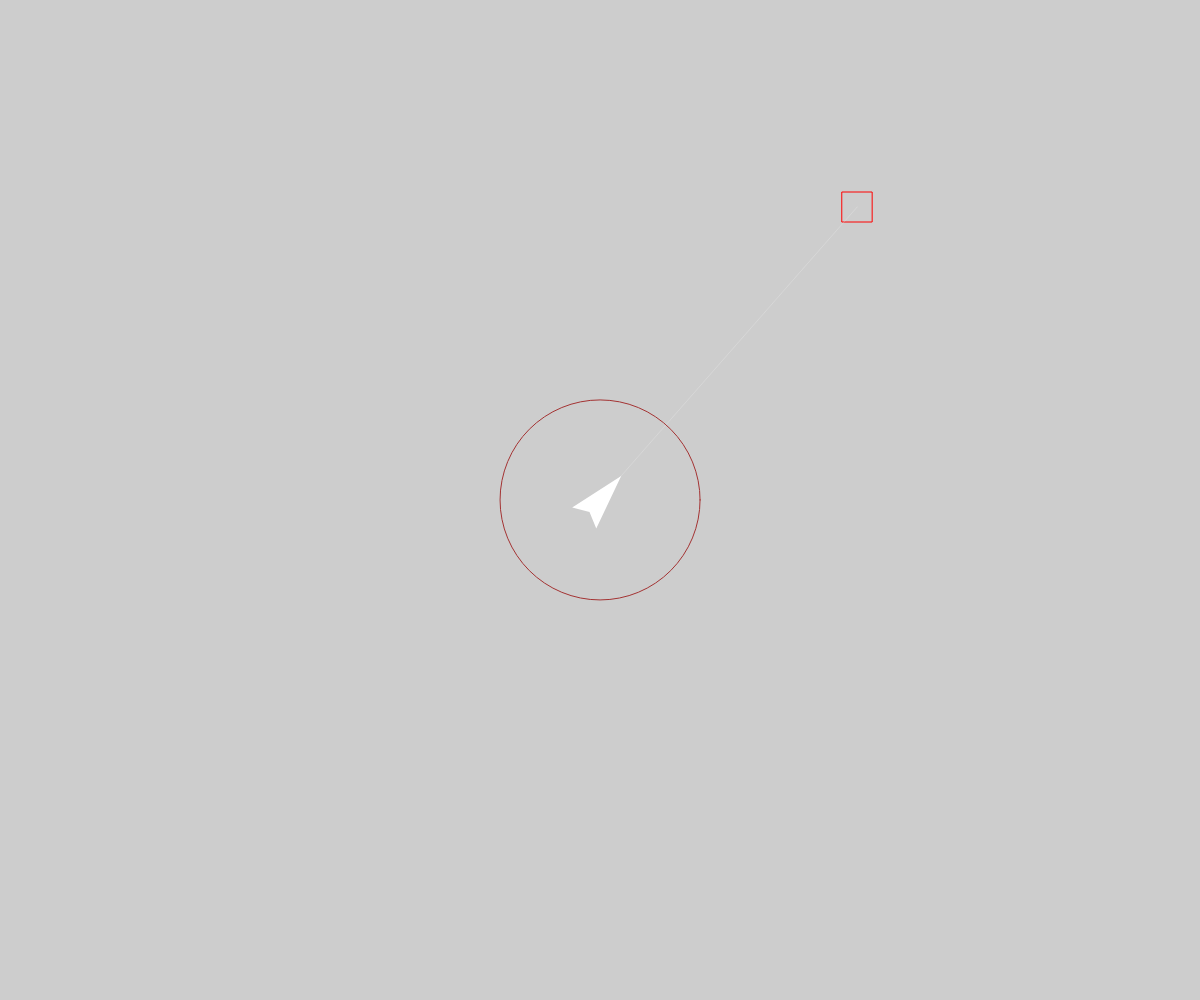
Frame 1 (no input)
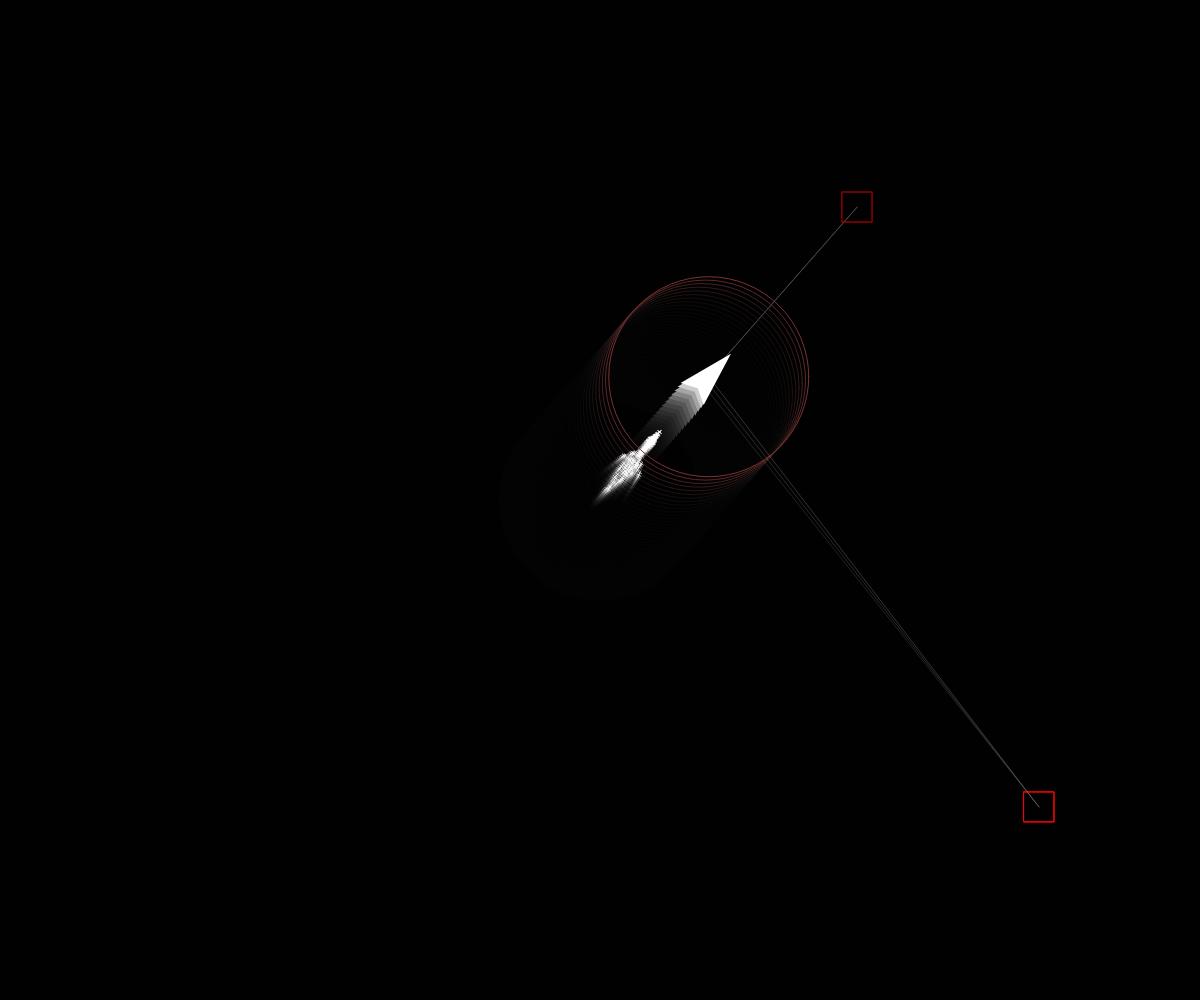
Frame 60 (no input)
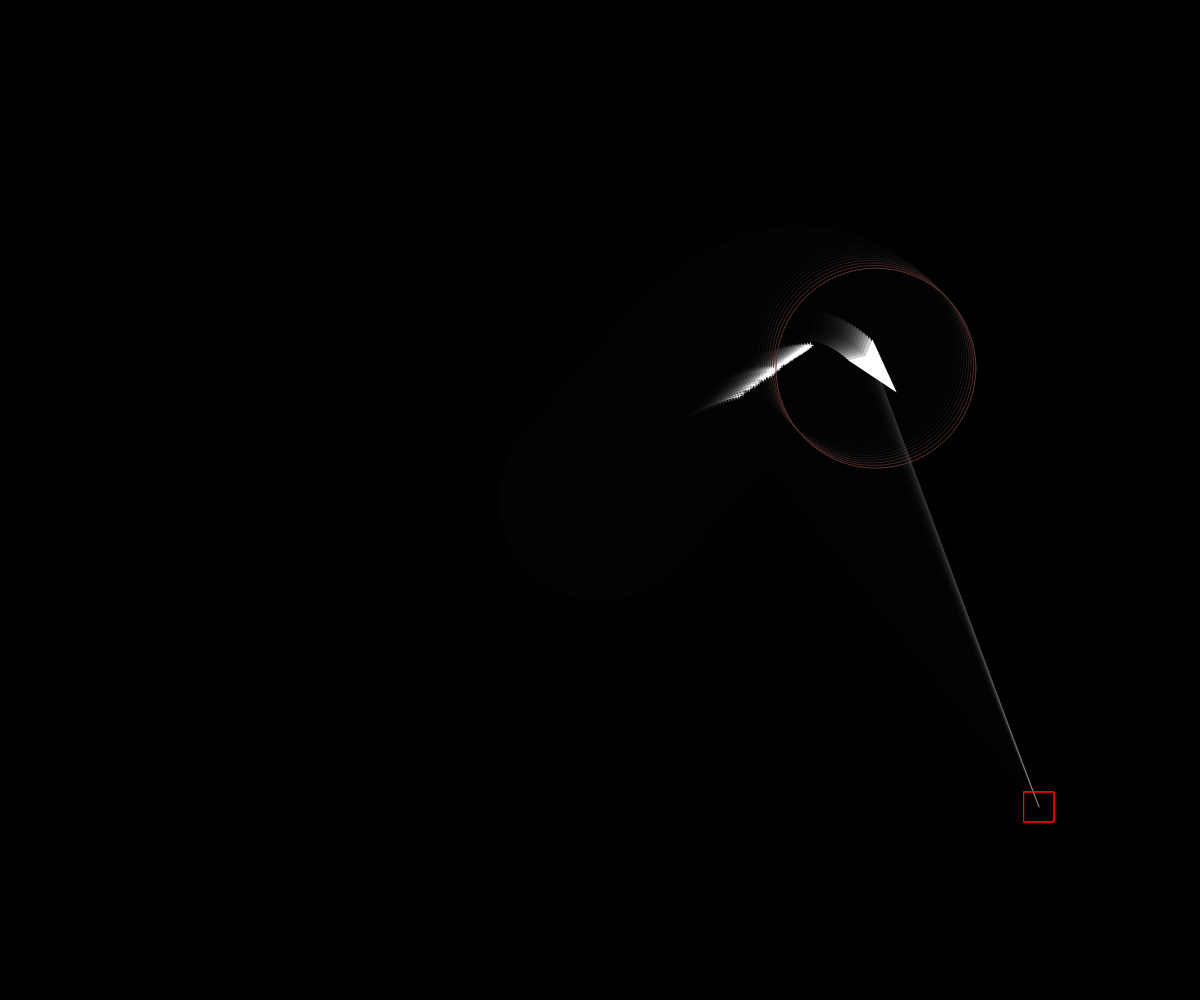
Frame 120 (the mouse pressed at the canvas centre since frame 60)

The p5.js sketch that drew these frames (run headless with seeded random() and noise() and a simulated clock; from frame 60 on, the mouse is pressed at the canvas centre):

// p5.js sketch
// ── sketch.js
// ASTEROIDS & BOIDS by fl4me.boi

// Mover object
let asteroid;
let boid;
let numBoids = 30;
let flock;
let numBoidsSlider, boundarySlider, sepSlider, aliSlider, cohSlider;
let dampingSlider, topspeedSlider, maxforceSlider;
let debugCheckbox;
let target; 
let interval;
let showUI = false;

function setup() {
  createCanvas(windowWidth, windowHeight);
  asteroid = new Asteroid();

  // Initialize the random target point
  target = createVector(random(width), random(height));

  // Set an interval to update the target point every 3 to 5 seconds
  interval = setInterval(() => {
    target = createVector(random(width), random(height));
  }, random(1000, 2500)); // Random interval between 3 and 5 seconds

  // Boid sliders
  numBoidsSlider = createSlider(0, 500, 200);
  numBoidsSlider.position(10, 10);
  numBoidsSlider.hide(); 
  boundarySlider = createSlider(50, 500, 200);
  boundarySlider.position(10, 40);
  boundarySlider.hide(); 
  sepSlider = createSlider(0, 5, 3, 0.1);
  sepSlider.position(10, 70);
  sepSlider.hide(); 
  aliSlider = createSlider(0, 5, 1.0, 0.1);
  aliSlider.position(10, 100);
  aliSlider.hide(); 
  cohSlider = createSlider(0, 5, 1.0, 0.1);
  cohSlider.position(10, 130);
  cohSlider.hide(); 

  // Asteroid sliders
  dampingSlider = createSlider(0.9, 1, 0.995, 0.001);
  dampingSlider.position(width - 150, 10);
  dampingSlider.hide(); 
  topspeedSlider = createSlider(1, 10, 6);
  topspeedSlider.position(width - 150, 40);
  topspeedSlider.hide();
  maxforceSlider = createSlider(0.01, 1, 0.1, 0.01);
  maxforceSlider.position(width - 150, 70);
  maxforceSlider.hide(); 

  // Debug checkbox
  debugCheckbox = createCheckbox('Debug Visualization', false);
  debugCheckbox.position(10, 160);
  debugCheckbox.style('color', 'white'); // Set the text color to white
  debugCheckbox.hide();

  flock = new Flock();
  // Add an initial set of boids into the system
  for (let i = 0; i < numBoids; i++) {
    let boid = new Boid(width / 2, height / 2);
    flock.addBoid(boid);
  }
}

function draw() {
  background(0, 50);

  let numBoids = numBoidsSlider.value();
  let boundary = boundarySlider.value();
  let sepWeight = sepSlider.value();
  let aliWeight = aliSlider.value();
  let cohWeight = cohSlider.value();

  if (numBoids < flock.boids.length) {
    flock.boids.splice(numBoids, flock.boids.length - numBoids);
  } else if (numBoids > flock.boids.length) {
    for (let i = flock.boids.length; i < numBoids; i++) {
      let boid = new Boid(width / 2, height / 2);
      flock.addBoid(boid);
    }
  }

  flock.run(asteroid, boundary, sepWeight, aliWeight, cohWeight);

  // Update asteroid parameters
  asteroid.damping = dampingSlider.value();
  asteroid.topspeed = topspeedSlider.value();
  asteroid.maxforce = maxforceSlider.value();

  asteroid.arrive(target);

  // Update position
  asteroid.update();
  // Wrap edges
  asteroid.wrapEdges();
  // Draw asteroid
  asteroid.show();

  // Draw debug circle if checkbox is NOT checked
  if (!debugCheckbox.checked()) {
    // Debug circle for asteroid
    push();
    noFill();
    let boundaryColor = map(sin(frameCount * 0.1), -1, 1, 50, 255);
    stroke(boundaryColor, 50, 50);
    ellipse(asteroid.position.x, asteroid.position.y, boundary);
    pop();

    // Bounding box for target visualization
    push();
    noFill();
    stroke(255, 0, 0);
    strokeWeight(1);
    rectMode(CENTER);
    rect(target.x, target.y, 30, 30);
    pop();

    // Debug line connecting the asteroid to the target
    push();
    stroke(255);
    strokeWeight(0.2);
    line(asteroid.position.x, asteroid.position.y, target.x, target.y);
    pop();
  }

  // // Bounding box for target visualization
  // push();
  // noFill();
  // stroke(255, 0, 0);
  // strokeWeight(1);
  // rectMode(CENTER);
  // rect(target.x, target.y, 30, 30);
  // pop();

  // // Draw a debug line connecting the asteroid to the target
  // push();
  // stroke(255);
  // strokeWeight(0.2);
  // line(asteroid.position.x, asteroid.position.y, target.x, target.y);
  // pop();

  // Labels for sliders
  if (showUI) {
    fill(255);
    text("Number of Boids", numBoidsSlider.x * 2 + numBoidsSlider.width, 25);
    text("Boundary", boundarySlider.x * 2 + boundarySlider.width, 55);
    text("Separation", sepSlider.x * 2 + sepSlider.width, 85);
    text("Alignment", aliSlider.x * 2 + aliSlider.width, 115);
    text("Cohesion", cohSlider.x * 2 + cohSlider.width, 145);

    text("Damping", dampingSlider.x - 80, 25);
    text("Top Speed", topspeedSlider.x - 80, 55);
    text("Max Force", maxforceSlider.x - 80, 85);
  }
}

function keyPressed() {
  if (key === ' ') {
    showUI = !showUI; // Toggle UI visibility

    // Show or hide sliders and checkbox based on `showUI`
    if (showUI) {
      numBoidsSlider.show();
      boundarySlider.show();
      sepSlider.show();
      aliSlider.show();
      cohSlider.show();
      dampingSlider.show();
      topspeedSlider.show();
      maxforceSlider.show();
      debugCheckbox.show();
    } else {
      numBoidsSlider.hide();
      boundarySlider.hide();
      sepSlider.hide();
      aliSlider.hide();
      cohSlider.hide();
      dampingSlider.hide();
      topspeedSlider.hide();
      maxforceSlider.hide();
      debugCheckbox.hide();
    }
  }
}
// ── asteroid.js
class Asteroid {
    constructor() {
      // All of our regular motion stuff
      this.position = createVector(width / 2, height / 2);
      this.velocity = createVector();
      this.acceleration = createVector();
  
      // Arbitrary damping to slow down asteroid
      this.damping = 0.995;
      this.topspeed = 6;
      this.maxforce = 0.1;  // Maximum steering force
  
      // Variable for heading!
      this.heading = 0;
  
      // Size
      this.r = 16;
  
      // Are we thrusting (to color boosters)
      this.thrusting = false;
    }
  
    // Standard Euler integration
    update() {
      this.velocity.add(this.acceleration);
      this.velocity.mult(this.damping);
      this.velocity.limit(this.topspeed);
      this.position.add(this.velocity);
      this.acceleration.mult(0);

      // // Update heading based on velocity
      // if (this.velocity.mag() > 0) {
      //   this.heading = this.velocity.heading();
      // }
    }

    // Update the heading to point towards a target
    pointTowards(target) {
      // Calculate the angle between the asteroid and the target
      let desired = p5.Vector.sub(target, this.position);
      this.heading = desired.heading();
    }
    
    // Newton's law: F = M * A
    applyForce(force) {
      let f = force.copy();
      //f.div(mass); // ignoring mass right now
      this.acceleration.add(f);
    }
  
    // Turn changes angle
    turn(angle) {
      this.heading += angle;
    }
  
    // Apply a thrust force
    thrust() {
      // Offset the angle since we drew the asteroid vertically
      let angle = this.heading - PI / 2;
      let force = p5.Vector.fromAngle(angle);
      force.mult(0.1);
      this.applyForce(force);
      // To draw booster
      this.thrusting = true;
    }
  
    wrapEdges() {
      let buffer = this.r * 2;
      if (this.position.x > width + buffer) this.position.x = -buffer;
      else if (this.position.x < -buffer) this.position.x = width + buffer;
      if (this.position.y > height + buffer) this.position.y = -buffer;
      else if (this.position.y < -buffer) this.position.y = height + buffer;
    }

    seek(target) {
      let desired = p5.Vector.sub(target, this.position);
      let distance = desired.mag();
      let speed = map(distance, 0, width, this.topspeed, 0); // Adjust speed based on distance
      desired.setMag(speed);
      let steer = p5.Vector.sub(desired, this.velocity);
      steer.limit(this.maxforce);
      this.applyForce(steer);
    }

    arrive(target) {
      let desired = p5.Vector.sub(target, this.position);
      let d = desired.mag();

      // // Point the asteroid towards the mouse
      // this.pointTowards(target);

      if (d < 100) {
        let m = map(d, 0, 100, 0, this.topspeed);
        desired.setMag(m);
      } else {
        desired.setMag(this.topspeed);
      }
      let steer = p5.Vector.sub(desired, this.velocity);
      steer.limit(this.maxforce);
      this.applyForce(steer);
    }
  
    show() {
      // Draw a triangle rotated in the direction of velocity
      let angle = this.velocity.heading();
      fill(255);
      noStroke();
      push();
      translate(this.position.x, this.position.y);
      rotate(angle + PI / 2);
      beginShape();
      vertex(0, -this.r * 2);
      vertex(this.r, this.r * 1.5);
      vertex(0, this.r);
      vertex(-this.r, this.r * 1.5);
      endShape(CLOSE);
      pop();
    }
  }
  
// ── boid.js
// Methods for Separation, Cohesion, Alignment added

class Boid {
  constructor(x, y) {
    this.acceleration = createVector(0, 0);
    this.velocity = createVector(random(-1, 1), random(-1, 1));
    this.position = createVector(x, y);
    this.r = 3.0;
    this.maxspeed = 3; // Maximum speed
    this.maxforce = 0.05; // Maximum steering force
  }

  run(boids, asteroid, boundary, sepWeight, aliWeight, cohWeight) {
    let distanceToAsteroid = p5.Vector.dist(this.position, asteroid.position);
    // let boundary = 200; // Define the boundary distance

    if (distanceToAsteroid < boundary) {
      this.state = "seek";
    } else {
      this.state = "idle";
    }

    if (this.state === "seek") {
      let steerAsteroid = this.faceAsteroid(asteroid);
      this.applyForce(steerAsteroid);
    } else {
      this.flock(boids, sepWeight, aliWeight, cohWeight);
    }

    this.update();
    this.borders();
    this.show();
  }

  applyForce(force) {
    // We could add mass here if we want A = F / M
    this.acceleration.add(force);
  }

  // We accumulate a new acceleration each time based on three rules
  flock(boids, sepWeight, aliWeight, cohWeight) {
    let sep = this.separate(boids); // Separation
    let ali = this.align(boids); // Alignment
    let coh = this.cohere(boids); // Cohesion
    // Arbitrarily weight these forces
    sep.mult(sepWeight);
    ali.mult(aliWeight);
    coh.mult(cohWeight);
    // Add the force vectors to acceleration
    this.applyForce(sep);
    this.applyForce(ali);
    this.applyForce(coh);
  }

  // Method to update location
  update() {
    // Update velocity
    this.velocity.add(this.acceleration);
    // Limit speed
    this.velocity.limit(this.maxspeed);
    this.position.add(this.velocity);
    // Reset accelertion to 0 each cycle
    this.acceleration.mult(0);
  }

  // A method that calculates and applies a steering force towards a target
  // STEER = DESIRED MINUS VELOCITY
  seek(target) {
    let desired = p5.Vector.sub(target, this.position); // A vector pointing from the location to the target
    // Normalize desired and scale to maximum speed
    desired.normalize();
    desired.mult(this.maxspeed);
    // Steering = Desired minus Velocity
    let steer = p5.Vector.sub(desired, this.velocity);
    steer.limit(this.maxforce); // Limit to maximum steering force
    return steer;
  }

  show() {
    // Draw a triangle rotated in the direction of velocity
    let angle = this.velocity.heading();
    fill(255);
    noStroke();
    push();
    translate(this.position.x, this.position.y);
    rotate(angle);
    ellipse(0, 0, this.r * 0.2, this.r * 2)
    ellipse(0, 0, this.r * 2, this.r * 0.2)
    pop();
  }

  // Wraparound
  borders() {
    if (this.position.x < -this.r) this.position.x = width + this.r;
    if (this.position.y < -this.r) this.position.y = height + this.r;
    if (this.position.x > width + this.r) this.position.x = -this.r;
    if (this.position.y > height + this.r) this.position.y = -this.r;
  }

  // Separation
  // Method checks for nearby boids and steers away
  separate(boids) {
    let desiredSeparation = 25;
    let steer = createVector(0, 0);
    let count = 0;
    // For every boid in the system, check if it's too close
    for (let i = 0; i < boids.length; i++) {
      let d = p5.Vector.dist(this.position, boids[i].position);
      // If the distance is greater than 0 and less than an arbitrary amount (0 when you are yourself)
      if (d > 0 && d < desiredSeparation) {
        // Calculate vector pointing away from neighbor
        let diff = p5.Vector.sub(this.position, boids[i].position);
        diff.normalize();
        diff.div(d); // Weight by distance
        steer.add(diff);
        count++; // Keep track of how many
      }
    }
    // Average -- divide by how many
    if (count > 0) {
      steer.div(count);
    }

    // As long as the vector is greater than 0
    if (steer.mag() > 0) {
      // Implement Reynolds: Steering = Desired - Velocity
      steer.normalize();
      steer.mult(this.maxspeed);
      steer.sub(this.velocity);
      steer.limit(this.maxforce);
    }
    return steer;
  }

  // Alignment
  // For every nearby boid in the system, calculate the average velocity
  align(boids) {
    let neighborDistance = 50;
    let sum = createVector(0, 0);
    let count = 0;
    for (let i = 0; i < boids.length; i++) {
      let d = p5.Vector.dist(this.position, boids[i].position);
      if (d > 0 && d < neighborDistance) {
        sum.add(boids[i].velocity);
        count++;
      }
    }
    if (count > 0) {
      sum.div(count);
      sum.normalize();
      sum.mult(this.maxspeed);
      let steer = p5.Vector.sub(sum, this.velocity);
      steer.limit(this.maxforce);
      return steer;
    } else {
      return createVector(0, 0);
    }
  }

  // Cohesion
  // For the average location (i.e. center) of all nearby boids, calculate steering vector towards that location
  cohere(boids) {
    let neighborDistance = 50;
    let sum = createVector(0, 0); // Start with empty vector to accumulate all locations
    let count = 0;
    for (let i = 0; i < boids.length; i++) {
      let d = p5.Vector.dist(this.position, boids[i].position);
      if (d > 0 && d < neighborDistance) {
        sum.add(boids[i].position); // Add location
        count++;
      }
    }
    if (count > 0) {
      sum.div(count);
      return this.seek(sum); // Steer towards the location
    } else {
      return createVector(0, 0);
    }
  }

  faceAsteroid(asteroid) {
    let desired = p5.Vector.sub(asteroid.position, this.position); // A vector pointing from the boid to the asteroid
    desired.normalize();
    desired.mult(this.maxspeed);
    let steer = p5.Vector.sub(desired, this.velocity);
    steer.limit(this.maxforce);
    return steer;
  }
}

// ── flock.js
class Flock {

  constructor() {
    // An array for all the boids
    this.boids = []; // Initialize the array
  }

  run(asteroid, boundary, sepWeight, aliWeight, cohWeight) {
    for (let boid of this.boids) {
      boid.run(this.boids, asteroid, boundary, sepWeight, aliWeight, cohWeight);  // Passing the entire list of boids to each boid individually
    }
  }

  addBoid(b) {
    this.boids.push(b);
  }
}
